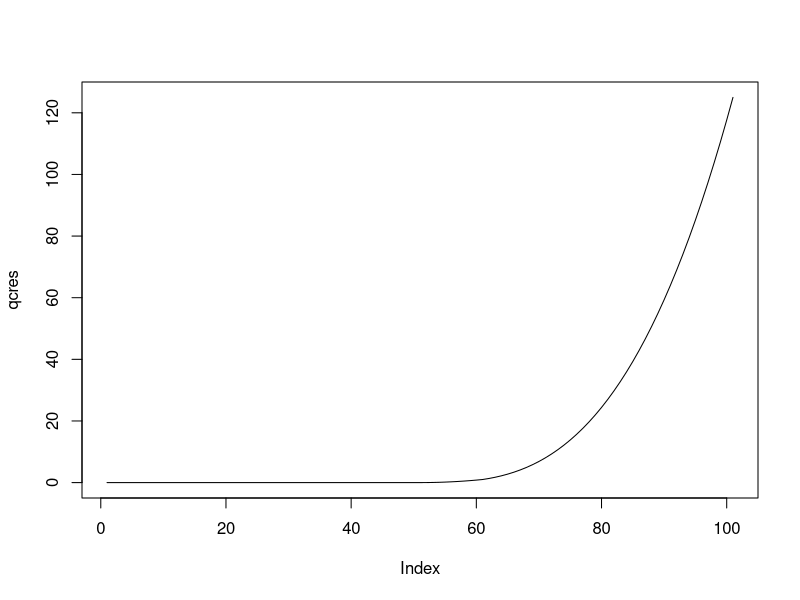

The R source for this figure:
### P2 // Solutions
### A. Angelgardt

# MAIN

# 1
m <- matrix(1, nrow = 5, ncol = 5)

# 2
m[2:4, 2:4] <- 0

# 3
## a
m[2,]

## b
m[, 1]

## c
m[3:5, ]

## d
m[, 2:3]

# 4
m[2, ] == m[, 3]

# 5
multab <- matrix(
  rep(1:9, each = 9) * 
    rep(1:9, times = 9), 
  ncol = 9)

# 6
## a
multab[71]

## b
multab[multab < 10] <- NA

# 7
sum(multab, na.rm = TRUE)
mean(multab, na.rm = TRUE)
median(multab, na.rm = TRUE)

# 8.1
## a
apply(m, 1, sum)
## b
apply(m, 2, sum)

# 8.2
apply(multab, 2, sum, na.rm = TRUE)

# 9
first_list <- list(alphabet = letters,
                   logic = TRUE,
                   multab = multab)

# 10
## a
first_list[1]
## b
first_list["multab"]
## c
first_list$multab
## d
first_list$logic

# 11
## a
first_list$alphabet[1:5]
## b
first_list$multab[, 8:9]
## c
first_list$logic[3]

# 12
## a
mul <- function(x, y) {
  return(x * y)
}
## b
sqrtn <- function(x, n) {
  # message("n is negative\n")
  x^(1/n)
}

# 13
sqrtn <- function(x, n) {
  if (x < 0) x <- as.complex(x)
  x^(1/n)
}

# 14
sqrtn <- function(x, n, complex = FALSE) {
  if (x < 0 & complex) x <- as.complex(x)
  x^(1/n)
}

# 15
quad_cube <- function(x) {
  result <- numeric(length(x))
  
  for (i in 1:length(x)) {
    if (x[i] < 0) {
      result[i] <- 0 
    } else if (x[i] > 1) {
      result[i] <- x[i]^3 
    }
    else {
      result[i] <- x[i]^2
    }
  }
  
  return(result)
}
qcres <- quad_cube(seq(-5, 5, by = .1))
plot(qcres, type = "l")

# 16
mat_desc <- function(m) {
  sums <- apply(m, 2, sum)
  means <- apply(m, 2, mean)
  medians <- apply(m, 2, median)
  result <- rbind(sums, means, medians)
  rownames(result) <- c("sum", "mean", "median")
  return(result)
}

# 17
ttests <- list(test1 = list(t = 1.33,
                            p = 0.1),
               test2 = list(t = 2.306,
                            p = 0.025),
               test3 = list(t = 3.527,
                            p = 0.001))
ttests

pvals <- numeric()
for (i in 1:length(ttests)) {
  pvals[i] <- ttests[[i]]$p
}
pvals

# 18
quad_cube2 <- function(x) {
  if (x < 0) return(0)
  else if (x > 1) return(x^3)
  else return(x^2)
}
qcres2 <- unlist(Map(quad_cube2, seq(-5, 5, by = .1)))

# 19
unlist(Map(function(x) x^2, 1:5))

# 20
unlist(Map(function(x) x$p, ttests))



# ADDITIONAL

# 1
set.seed(24)
sim <- matrix(rnorm(30*5, mean = 10, sd = 20),
              nrow = 30)
sim

# 2
apply(sim, 2, mean)
apply(sim, 2, sd)

# 3
sqrtn <- function(x, n, complex = FALSE) {
  if (x < 0) {
    if (complex) {
      x <- as.complex(x)
    } else {
      warning("x has negative value\n")
    }
  }
  return(x^(1/n))
}

# 4
sqrtn <- function(x, n, complex = FALSE) {
  if (x < 0) {
    if (complex) {
      x <- as.complex(x)
      message("x coerced to complex")
    } else {
      warning("x has negative value\n")
    }
  }
  return(x^(1/n))
}

# 5
sqrtn <- function(x, n, complex = FALSE) {
  
  if(!is.logical(complex)) stop("argument `complex` must be a logical constant")
  
  if (x < 0) {
    if (complex) {
      x <- as.complex(x)
      message("x coerced to complex")
    } else {
      warning("x has negative value\n")
    }
  }
  return(x^(1/n))
}

# 6
## a
mat_desc(multab)
## b
mat_desc <- function(m, ...) {
  sums <- apply(m, 2, sum, ...)
  means <- apply(m, 2, mean, ...)
  medians <- apply(m, 2, median, ...)
  result <- rbind(sums, means, medians)
  rownames(result) <- c("sum", "mean", "median")
  return(result)
}

# 7
gen_dist <- function(n_samples, n_obs, fun = rnorm, ...) {
  matrix(fun(n_obs*n_samples, ...),
         nrow = n_obs)
}

# 8
## a
sum((1:30)^4) / sum(1 + (1:10))
## b
sum((1:30)^4) / sum(outer(1:30, 1:10, "+"))

# 9
## a
sum(outer(1:10, 3:6, "*")) / sum(outer(1:10, 2:8, "-"))
## b
sum(outer(1:10, 1:10, 
          function(i, j) { (i >= j) * i^4 / (3 + i * j) }))

# 10
fib <- function(n) {
  fib <- numeric(20)
  fib[1] <- 0
  fib[2] <- 1
  for (i in 3:n) {
    fib[i] <- fib[i-1] + fib[i-2]
  }
  return(fib)
}
fib(20)